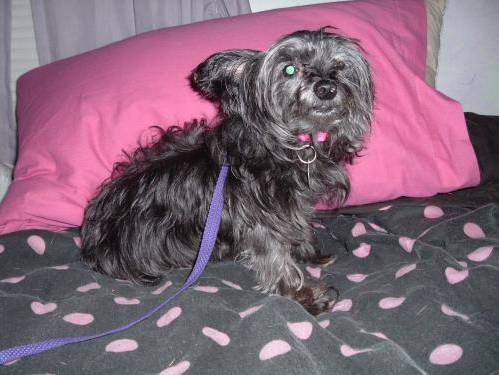
#> input picture data/train/dog/dog.0.jpg, 499 x 375 px; its folder holds only this picture in this run
$ jupyter execute --allow-errors Data_Preprocessing.ipynb   (shell and % lines are left out)
#> lines starting #> are read from the running program, lines starting #| are printed output that depends on the picture
# Cats vs Dogs - Deep Learning

## Data

Data can be downloaded at:
https://www.kaggle.com/c/dogs-vs-cats/data
All you need is the train set
The recommended folder structure is:

### Folder structure

```python
data/
    train/
        dogs/
            dog001.jpg
            dog002.jpg
            ...
        cats/
            cat001.jpg
            cat002.jpg
            ...
    validation/
        dogs/
            dog001.jpg
            dog002.jpg
            ...
        cats/
            cat001.jpg
            cat002.jpg
            ...
```

## 1. Data Preprocessing and Visualisation

[cell 1]
# !pip install opencv-python
# !apt update && apt install -y libsm6 libxext6
import numpy as np
import cv2
import os
import matplotlib.pyplot as plt

#### Global Variables:

[cell 2]
path_to_data = "data/train/dog/"
img_list = os.listdir(path_to_data)

#### Let us visualise a random picture from the training set

[cell 3]
print (img_list[0])

[cell 4]
n = np.random.randint(0,100)
#> (the rest of this cell did not finish here and is left out)

#### An overview of the data we are dealing with:

[cell 5]
n = np.random.randint(0,100,16)

plt.figure(figsize=(16,8))
#> (the rest of this cell did not finish here and is left out)

### Image Stats

[cell 6]
width_histogram = []
height_histogram = []
i = 0
for name in img_list:
    img = plt.imread(path_to_data+name)
#> img is the input picture: shape (375, 499, 3); mean R, G, B 129.6, 101.6, 119.2
    width_histogram.append(img.shape[1])
    height_histogram.append(img.shape[0])
    print ("\r%d"%i),
    i += 1

[cell 7]
print ("Mean width :", np.mean(width_histogram))
#| Mean width : 499.0
print ("Mean height :", np.mean(height_histogram))
#| Mean height : 375.0

[cell 8]
plt.figure(figsize=(8,3))
plt.subplot(1,2,1)
plt.title("width images histogram")
plt.hist(width_histogram, range=(40,600))
plt.subplot(1,2,2)
plt.title("height images histogram")
plt.hist(height_histogram, range=(40,600), color="g")
plt.show()
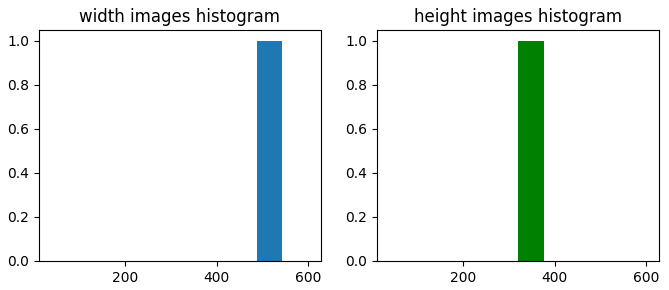
#> figure drawn by matplotlib, 2 panels; panel 1: tallest bar 1 high, from x = 488 to 544; panel 2: tallest bar 1 high, from x = 320 to 376

print ("Mean width :", np.mean(width_histogram))
#| Mean width : 499.0
print ("Mean height :", np.mean(height_histogram))
#| Mean height : 375.0
#> `b,g,r = cv2.split(img)`:
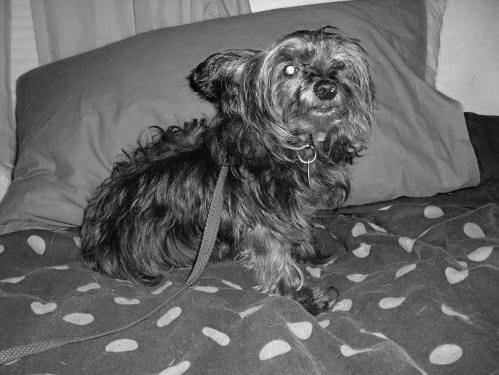
#> g: shape (375, 499); min 0, max 255, mean 101.6
#> `b,g,r = cv2.split(img)`:
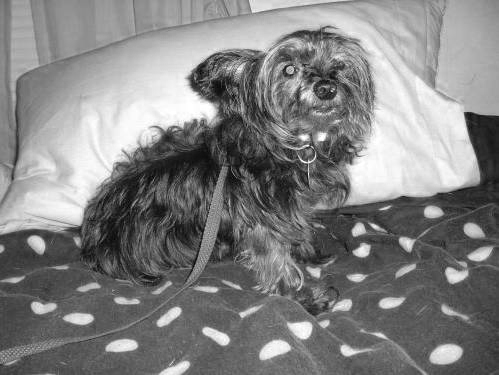
#> r: shape (375, 499); min 0, max 255, mean 129.6

## Data manipulation

[cell 9]
sz = (50,50)
plt.figure(figsize=(16,4))
#> (the rest of this cell did not finish here and is left out)

[cell 10]
import PIL

def remove_black_borders_from_rotation(rotated_img, deg):

    if deg<0:
        out = remove_black_borders_from_rotation(rotated_img[:,::-1], -deg)
        return out[:,::-1]

    row, col = rotated_img.shape

    first_row = rotated_img[0]
    first_col = rotated_img[:,0]

    cropx = np.argwhere(np.cumsum(first_row[::-1]!=0)==1)[0][0]
    cropy = np.argwhere(np.cumsum(first_col!=0)==1)[0][0]

    return rotated_img[cropy:(row-cropy), cropx:(col-cropx)]

def remove_black_borders_from_translation(translated_img, tx, ty):

    row, col = translated_img.shape

    left = max(0,tx)
    right = min(col,col+tx)
    up = max(0,ty)
    down = min(row,row+ty)

    return translated_img[up:down, left:right]

def rotate(img, angle):
    # [5 lines of commented-out code are left out]
    pil_img = PIL.Image.fromarray(img)
    return np.array(pil_img.rotate(angle), dtype=img.dtype)

def crop(img, crop_rates):
    rows,cols = img.shape
    crop_up, crop_down, crop_left, crop_right = crop_rates
    crop_up = int(crop_up*rows/100.0)
    crop_down = int(crop_down*rows/100.0)
    crop_left = int(crop_left*rows/100.0)
    crop_right = int(crop_right*rows/100.0)
    return img[crop_up:(rows-crop_down),crop_left:(cols-crop_right)]

def resize_and_scale(img, size, scale):
    img = cv2.resize(img, size)
    return np.array(img, "float32")/scale

[cell 11]
def rotate_crop_and_scale(img, final_size, max_angle, max_crop_rate, scale):
    # Random Rotation
#> called with final_size = (50, 50), max_angle = 10, max_crop_rate = 10, scale = 255
    angle = np.random.randint(-max_angle,max_angle)
    # Random Crop
    crop_rates = np.random.randint(0, max_crop_rate, 4) # translation rates

    b,g,r = cv2.split(img)
    resized_channels = []
    rotated_channels = []
    cropped_channels = []
    cropped_rotated_channels = []
    for img_channel in [b,g,r]:
        rotated_img = rotate(img_channel, angle)
        rotated_channels.append(rotated_img)

        # Remove black borders
        cropped_rotated_img = remove_black_borders_from_rotation(rotated_img, angle)
        cropped_rotated_channels.append(cropped_rotated_img)
        cropped_img = crop(cropped_rotated_img, crop_rates)
        cropped_channels.append(cropped_img)
        # Resize and scale
        resized_img = resize_and_scale(cropped_img, final_size, scale)
        resized_channels.append(resized_img)
#> this loop made 3 passes
#> pass 1, in rotate_crop_and_scale, `rotated_img = rotate(img_channel, angle)`:
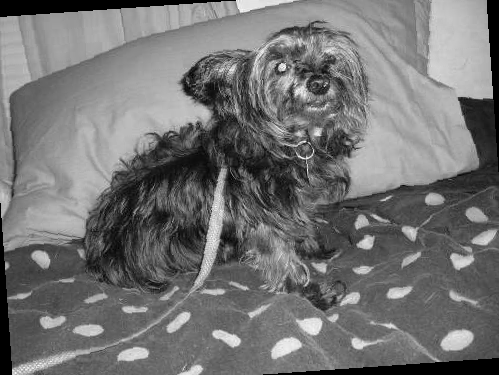
#> rotated_img: shape (375, 499); min 0, max 255, mean 115.1
#> pass 1, in rotate_crop_and_scale, `cropped_rotated_img = remove_black_borders_from_rotation(rotated_img, ..`:
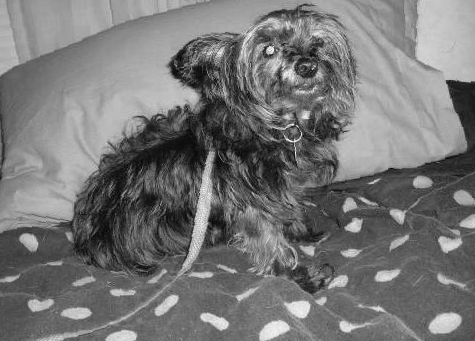
#> cropped_rotated_img: shape (341, 475); min 0, max 255, mean 117.9
#> pass 1, in resize_and_scale, `img = cv2.resize(img, size)`:
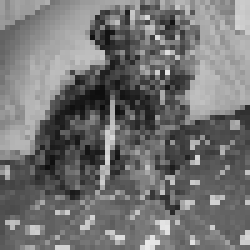
#> img: shape (50, 50) (shown 5 times larger); min 12, max 232, mean 114.9
#> after the loop:
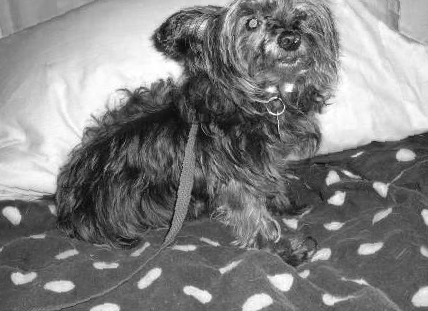
#> cropped_img: shape (311, 428); min 0, max 255, mean 128.7
#> after the loop:
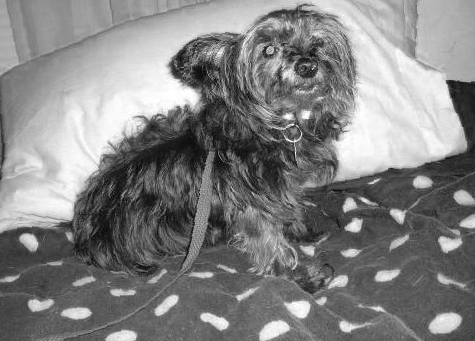
#> cropped_rotated_img: shape (341, 475); min 0, max 255, mean 130.4
#> after the loop:
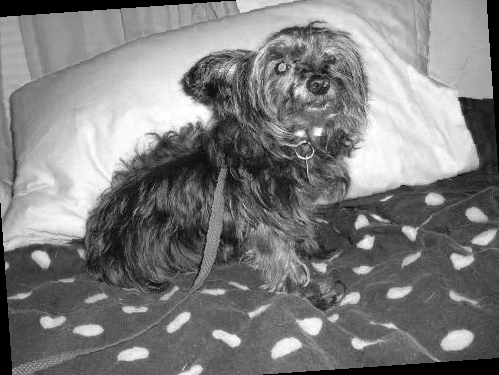
#> rotated_img: shape (375, 499); min 0, max 255, mean 125.6
#> after the loop, cropped_channels = 3 items; cropped_rotated_channels = 3 items; resized_channels = 3 items; rotated_channels = 3 items

#     rotated_img = cv2.merge((rotated_channels[0],rotated_channels[1],rotated_channels[2]))
#     cropped_rotated_img = cv2.merge((cropped_rotated_channels[0],cropped_rotated_channels[1],cropped_rotated_channels[2]))
#     cropped_img = cv2.merge((cropped_channels[0],cropped_channels[1],cropped_channels[2]))
    resized_img = cv2.merge((resized_channels[0],resized_channels[1],resized_channels[2]))
    # Flip left right

    if np.random.randint(0,2)==1:
        resized_img = np.fliplr(resized_img)
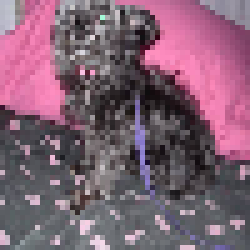
#> resized_img: shape (50, 50, 3) float32 (shown 5 times larger); mean of channels 0, 1, 2 0.451, 0.381, 0.504; drawn as B, G, R
    output_img = resized_img
    # Return
    return output_img, cropped_img, cropped_rotated_img, rotated_img, angle
#    return output_img

def display_process(str_file, sz=(50,50)):
    img = cv2.imread(str_file)
    output_img, cropped_im, cropped_rotated_img, rotated_img, angle = rotate_crop_and_scale(img, sz, 10, 10, 255.0)
#> angle = 4
    # DISPLAY
    plt.figure(figsize=(16,10))
    plt.subplot(2,3,1)
    plt.axis("off")
    plt.title("Raw (%dx%d)"%(img.shape[0],img.shape[1]))
    plt.imshow(img, interpolation="nearest")
    plt.subplot(2,3,2)
    plt.axis("off")
    plt.title("Rotated (%d deg)"%angle)
    plt.imshow(rotated_img, interpolation="nearest")
    plt.subplot(2,3,3)
    plt.axis("off")
    plt.title("Without black border")
    plt.imshow(cropped_rotated_img, interpolation="nearest")
    plt.subplot(2,3,4)
    plt.axis("off")
    plt.title("Random crop")
    plt.imshow(cropped_im, interpolation="nearest")
    plt.subplot(2,3,5)
    plt.axis("off")
    plt.title("Final image")
    plt.imshow(output_img, interpolation="nearest")
    plt.show()
#> figure, not shown here; B, G, R data is drawn as R, G, B

[cell 12]
def preprocess(str_file, sz=(50,50)):
    try:
        img = cv2.imread(str_file)
        output_img, cropped_img, cropped_rotated_img, rotated_img, angle = rotate_crop_and_scale(img, sz, 10, 10, 255.0)
        return output_img
    except Exception as e:
        raise str(e)

[cell 13]
n = np.random.randint(0,100,1)[0]
display_process(path_to_data+img_list[0], sz=(50,50))

## Split Data - Training and Validation Set

[cell 14]
np.random.seed(123456)
index = np.arange(0,700,1)
np.random.shuffle(index)

[cell 15]
img_list = np.array(img_list)
#> (the rest of this cell did not finish here and is left out)

### Storing the Training Set

[cell 16]
final_size = (50,50)
# Instantiate train data
train_data = np.zeros((700, final_size[0], final_size[1], 3), dtype="float32")
# Fill it
#> (the rest of this cell did not finish here and is left out)

[cell 17]
import _pickle as cPickle
description = "Training data. Rotation : +- 10 deg. Translation rate : +-15. Norm : (x - mean(x))/128.0"
with open('data/train_data_2018_07_18.pkl', 'wb') as f:
    cPickle.dump(train_data, f)
    cPickle.dump(description, f)

[cell 18]
description = "Training labels.[1 0]- cats, [0 1]- dogs"
#> (the rest of this cell did not finish here and is left out)

[cell 19]
valid_data = np.zeros((50, final_size[0], final_size[1], 3), dtype="float32")
# Fill it
#> (the rest of this cell did not finish here and is left out)

[cell 20]
description = "Valid data. Rotation : +- 10 deg. Translation rate : +-15. Norm : (x - mean(x))/128.0"
with open('data/valid_data_2018_07_18.pkl', 'wb') as f:
    cPickle.dump(valid_data, f)
    cPickle.dump(description, f)

[cell 21]
description = "Validation labels.[1 0]- cats, [0 1]- dogs"
#> (the rest of this cell did not finish here and is left out)

[cell 22]
with open('data/valid_data_2018_07_18.pkl', 'rb') as f:
    valid_data = cPickle.load(f)

#> (a cell that did not finish here is left out)

[cell 24]
#print(valid_data.shape)
plt.imshow(valid_data[4])
plt.show()
#> (the rest of this cell did not finish here and is left out)
